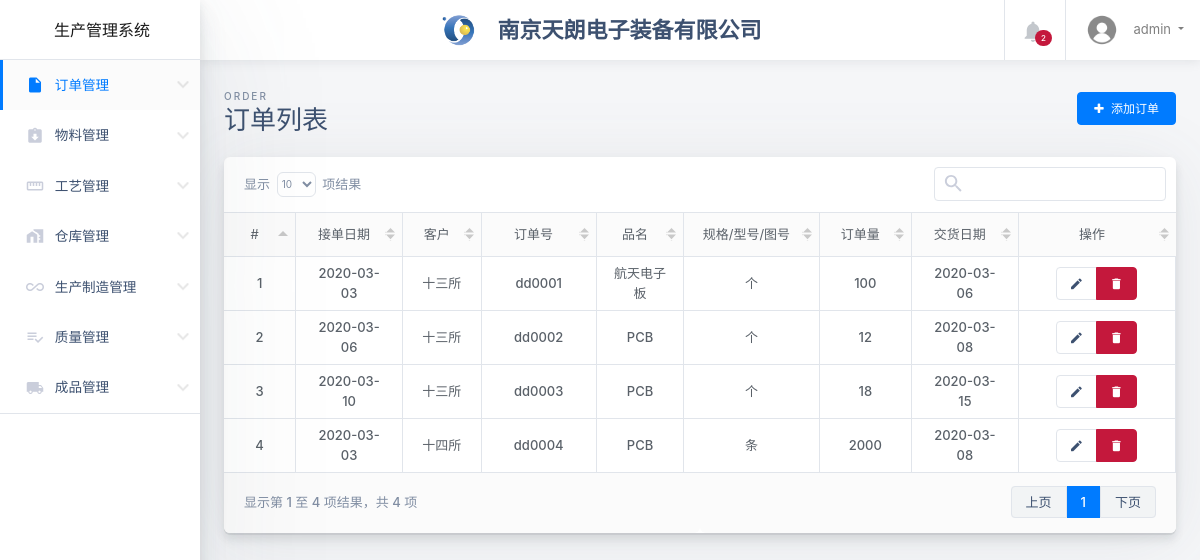
Page /order.php (signed in) on the committed database.
### tables this page shows
CREATE TABLE `orders` (
  `id` int(255) NOT NULL AUTO_INCREMENT,
  `order_id` varchar(20) NOT NULL,
  `order_name` varchar(255) DEFAULT NULL,
  `order_type` varchar(255) DEFAULT NULL,
  `order_volume` int(20) DEFAULT NULL,
  `order_client` varchar(255) DEFAULT NULL,
  `order_start` date DEFAULT NULL,
  `order_end` date DEFAULT NULL,
  PRIMARY KEY (`id`,`order_id`) USING BTREE,
  UNIQUE KEY `order_id` (`order_id`)
);

### order.php (the view, shortened to what this page needs)
<!DOCTYPE html>
<html class="no-js h-100" lang="zh-CN">
<head>
  <?php include('head.php') ?>
</head>
<body class="h-100">
  <div class="container-fluid ">
    <div class="row">
      <?php include('sidebar.php') ?>
      <main class="main-content col-lg-10 col-md-9 col-sm-12 p-0 offset-lg-2 offset-md-3">
        <div class="main-navbar sticky-top bg-white">
          <?php include('navbar.php') ?>
        </div>
        <div class="main-content-container container-fluid px-4 mb-4">
          <div class="page-header row no-gutters py-4">
            <div class="col-12 col-sm-6 text-center text-sm-left mb-4 mb-sm-0">
              <span class="text-uppercase page-subtitle">order</span>
              <h3 class="page-title">订单列表</h3>
            </div>
            <div class="col-12 col-sm-6 d-flex align-items-center">
              <div class="d-inline-flex mb-sm-0 mx-auto ml-sm-auto mr-sm-0" role="group" aria-label="Page actions">
                <a id="add-new-event" href="order-add.php" class="btn btn-primary"><i class="fa fa-plus mr-1"></i> 添加订单 </a>
              </div>
            </div>
          </div>
          <table class="transaction-history d-none">
            <thead>
              <tr>
                <th>#</th>
                <th>接单日期</th>
                <th>客户</th>
                <th>订单号</th>
                <th>品名</th>
                <th>规格/型号/图号</th>
                <th>订单量</th>
                <th>交货日期</th>
                <th>操作</th>
              </tr>
            </thead>
            <tbody>
              <?php
              require_once('conn.php');
              $sql="select * from orders";
              $result=mysqli_query($conn,$sql);
              $loginNum=mysqli_num_rows($result);
              for($i=0; $i<$loginNum; $i++){
                $row = mysqli_fetch_assoc($result);
                $ii=$i+1;
                echo "<tr>";
                echo "<td>{$ii}</td>";
                echo "<td>{$row['order_start']}</td>";
                echo "<td>{$row['order_client']}</td>";
                echo "<td>{$row['order_id']}</td>";
                echo "<td>{$row['order_name']}</td>";
                echo "<td>{$row['order_type']}</td>";
                echo "<td>{$row['order_volume']}</td>";
                echo "<td>{$row['order_end']}</td>";
                echo "<td>
                <form action='javascript:dele({$row['id']})' method='post' id='{$row['order_id']}'>
                </form>
                <form action='order-edit.php?id={$row['order_id']}' method='post' id='edit{$i}'>
                </form>
                <div class='btn-group btn-group-sm' role='group' aria-label='Table row actions'>
                <button form='edit{$i}' type='submit' class='btn btn-white'>
                <i class='material-icons'>&#xE254;</i>
                </button>
                <button form='{$row['order_id']}' type='submit' class='btn btn-danger'>
                <i class='material-icons'>&#xE872;</i>
                </button>
                </div>
                </td>";
                echo "</tr>";
              }
              ?>
            </tbody>
          </table>
        </div>
      </main>
    </div>
  </div>
</body>
</html>

### styles/all.css (style rules this page uses)
.fa,.fab,.fal,.far,.fas { -moz-osx-font-smoothing:grayscale; -webkit-font-smoothing:antialiased; display:inline-block; font-style:normal; font-variant:normal; text-rendering:auto; line-height:1 }
.fa-plus:before { content:"\f067" }
.fa,.far,.fas { font-family:Font Awesome\ 5 Free }
.fa,.fas { font-weight:900 }

### rows in the picture
orders: ii "1", order_start "2020-03-03", order_client "十三所", order "dd0001", order_name "航天电子板", order_type "个", order_volume "100", order_end "2020-03-06"
orders: ii "2", order_start "2020-03-06", order_client "十三所", order "dd0002", order_name "PCB", order_type "个", order_volume "12", order_end "2020-03-08"
orders: ii "3", order_start "2020-03-10", order_client "十三所", order "dd0003", order_name "PCB", order_type "个", order_volume "18", order_end "2020-03-15"
orders: ii "4", order_start "2020-03-03", order_client "十四所", order "dd0004", order_name "PCB", order_type "条", order_volume "2000", order_end "2020-03-08"

### other values in the picture
$_SESSION['user'] "admin"
